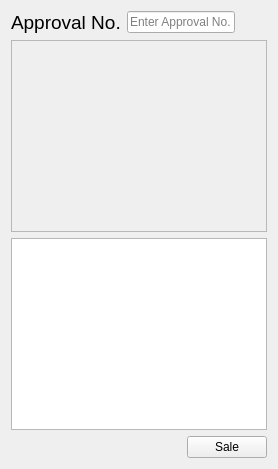
      <widget class="QWidget" name="sale">
       <attribute name="title">
        <string>Sale</string>
       </attribute>
       <layout class="QGridLayout" name="gridLayout_5">
        <item row="5" column="0" colspan="3">
         <widget class="QTableWidget" name="tableWidget">
          <property name="sizePolicy">
           <sizepolicy hsizetype="Expanding" vsizetype="Fixed">
            <horstretch>0</horstretch>
            <verstretch>0</verstretch>
           </sizepolicy>
          </property>
         </widget>
        </item>
        <item row="4" column="0" colspan="3">
         <widget class="QTableWidget" name="tableWidget_6">
          <property name="enabled">
           <bool>false</bool>
          </property>
          <property name="sizePolicy">
           <sizepolicy hsizetype="Expanding" vsizetype="Fixed">
            <horstretch>0</horstretch>
            <verstretch>0</verstretch>
           </sizepolicy>
          </property>
         </widget>
        </item>
        <item row="6" column="2">
         <widget class="QPushButton" name="pushButton_6">
          <property name="text">
           <string>Sale</string>
          </property>
         </widget>
        </item>
        <item row="2" column="0">
         <widget class="QLabel" name="sku_label_5">
          <property name="sizePolicy">
           <sizepolicy hsizetype="Fixed" vsizetype="Fixed">
            <horstretch>0</horstretch>
            <verstretch>0</verstretch>
           </sizepolicy>
          </property>
          <property name="font">
           <font>
            <pointsize>14</pointsize>
            <weight>50</weight>
            <bold>false</bold>
            <underline>false</underline>
           </font>
          </property>
          <property name="text">
           <string>Approval No.</string>
          </property>
         </widget>
        </item>
        <item row="2" column="1" colspan="2">
         <widget class="QLineEdit" name="sku_code_4">
          <property name="sizePolicy">
           <sizepolicy hsizetype="Fixed" vsizetype="Fixed">
            <horstretch>0</horstretch>
            <verstretch>0</verstretch>
           </sizepolicy>
          </property>
          <property name="placeholderText">
           <string>Enter Approval No.</string>
          </property>
          <property name="clearButtonEnabled">
           <bool>true</bool>
          </property>
         </widget>
        </item>
       </layout>
      </widget>
